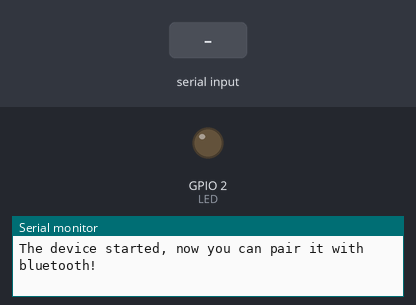
Recording of a sketch running on a simulated ESP32. On the bench: output pins drawn as LEDs (lit = HIGH), the last lines printed to the serial monitor. Inputs (shaded band) come from the test bench. Nothing arrives over Bluetooth unless stated.

Above: at 1.2 s.
1.3 s: "1" received over the second serial link
At 2.5 s:
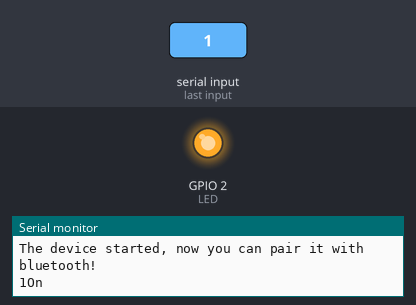
2.8 s: "0" received over the second serial link
At 3.6 s:
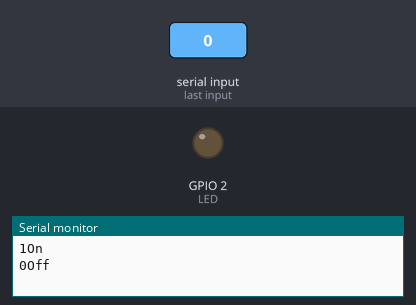
Timing chart, 0 to 5.8 s (numbered marks = the images above; inputs shaded):
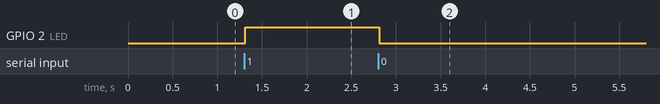

The sketch:

test.ino
```cpp
// Подключаем библиотеку
#include "BluetoothSerial.h"

// Проверка, что Bluetooth доступен на плате
#if !defined(CONFIG_BT_ENABLED) || !defined(CONFIG_BLUEDROID_ENABLED)
#error Bluetooth is not enabled! Please run `make menuconfig` to and enable it
#endif

// Создаём экземпляр класса
BluetoothSerial SerialBT;

int LED = 2; // встроенный светодиод

void setup() {
  Serial.begin(115200); // включаем передачу данных у последовательного порта
  SerialBT.begin("ESP32"); // Может придумать своё имя
  Serial.println("The device started, now you can pair it with bluetooth!");
  pinMode(LED, OUTPUT);
}

void loop() {
  if (Serial.available()) {
    SerialBT.write(Serial.read());
  }
  if (SerialBT.available()) {
    char incomingChar = SerialBT.read();
    Serial.write(incomingChar);

    // При символе "1" включаем светодиод
    if (incomingChar == '1')
    {
      digitalWrite(LED, HIGH);
      Serial.println("On");
    }
    // При символе "0" выключаем светодиод
    if ( incomingChar == '0')
    {
      digitalWrite(LED, LOW);
      Serial.println("Off");
    }
  }
  delay(20);
}
```

Measured:
- after the input at 1.3 s, GPIO 2 (LED): LOW → HIGH at once
- after the input at 2.8 s, GPIO 2 (LED): HIGH → LOW at once
